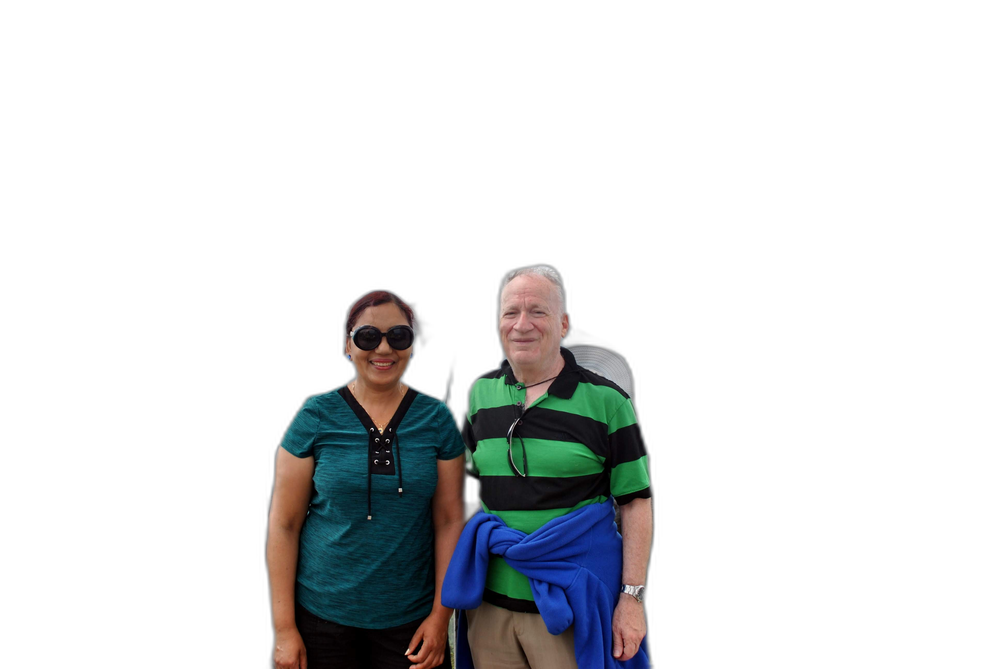
#> input picture DSC_9064_no_bg.png, 1000 x 669 px, shrunk from 3872 x 2592 before the run
$ python comp_holo.py DSC_9064_no_bg.png out.png
#> lines starting #> are read from the running program, lines starting #| are printed output that depends on the picture
from PIL import Image
import numpy as np

def composite_hologram(image_paths, output_path):
    # Load all images
#> called with output_path = 'out.png'
    images = [Image.open(path).convert("RGB") for path in image_paths]
#> images = 1 item

    # Ensure all images have the same size
    if not all(img.size == images[0].size for img in images):
        raise ValueError("All images must have the same dimensions")

    # Convert images to numpy arrays
    image_arrays = [np.array(img) for img in images]
#> image_arrays = 1 item

    # Initialize a composite image array
    composite_array = np.zeros_like(image_arrays[0], dtype=np.float64)

    # Combine images using a simple averaging approach (you can customize this)
    for arr in image_arrays:
        composite_array += arr
#> this loop made 1 pass
#> pass 1, in composite_hologram, `composite_array += arr`:
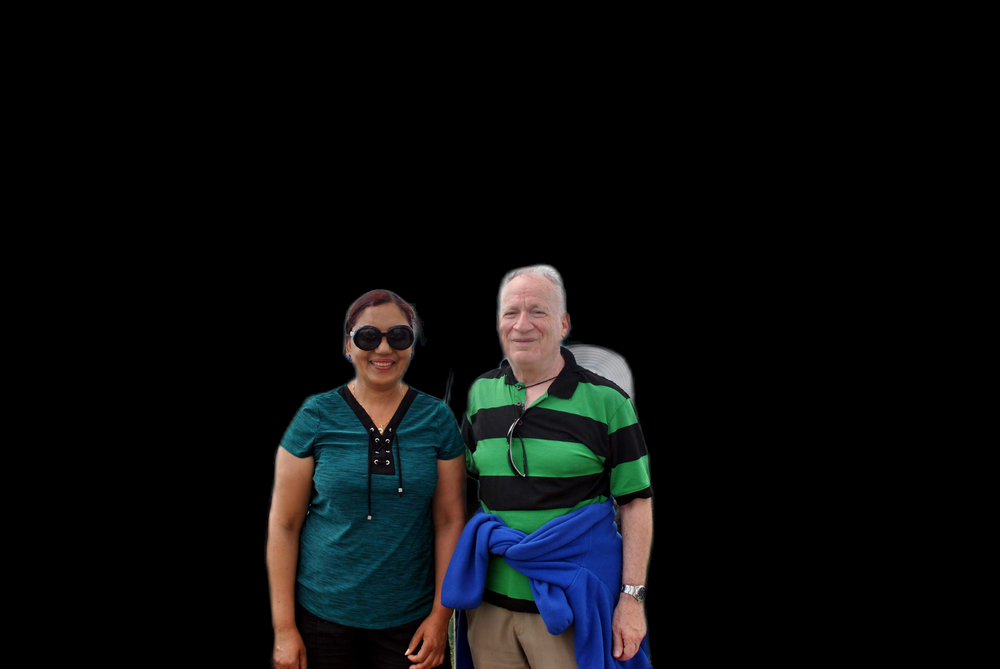
#> composite_array: shape (669, 1000, 3) float64; mean R, G, B 10.4, 12.2, 13

    # Normalize the composite array to ensure it is within valid RGB range
    composite_array /= len(image_arrays)
    composite_array = np.clip(composite_array, 0, 255).astype(np.uint8)

    # Convert the composite array back to a PIL image
    composite_image = Image.fromarray(composite_array)

    # Save the composite image
    composite_image.save(output_path)
    print(f"Composite hologram saved to {output_path}")

if __name__ == "__main__":
    import argparse

    parser = argparse.ArgumentParser(description="Generate a composite hologram from multiple JPEG files.")
    parser.add_argument("input_files", nargs="+", help="Paths to input JPG files")
    parser.add_argument("output_file", help="Path to output the composite hologram file")

    args = parser.parse_args()

    try:
        composite_hologram(args.input_files, args.output_file)
    except Exception as e:
        print(f"Error: {e}")
